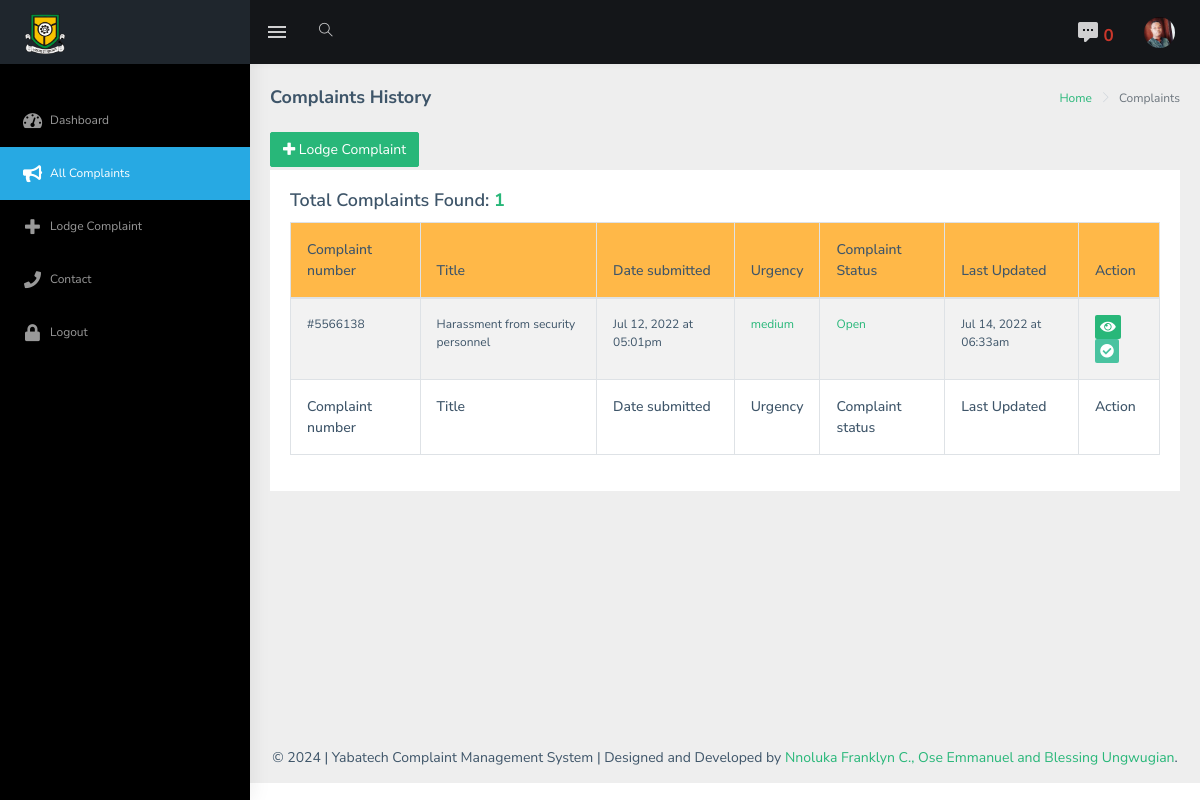
Page /complaints.php (signed in) on the committed database.
### tables this page shows
CREATE TABLE `user` (
  `studentID` int(11) NOT NULL,
  `matric_no` varchar(200) NOT NULL,
  `name` text NOT NULL,
  `username` varchar(200) NOT NULL,
  `email` varchar(200) NOT NULL,
  `phone_no` varchar(11) NOT NULL,
  `password` varchar(260) NOT NULL,
  `photo` varchar(200) NOT NULL,
  `account_status` varchar(40) NOT NULL DEFAULT 'active'
);

CREATE TABLE `complaints` (
  `id` int(11) NOT NULL,
  `studentID` int(11) NOT NULL,
  `title` varchar(200) NOT NULL,
  `complaint_number` varchar(100) NOT NULL,
  `matric_no` varchar(200) NOT NULL,
  `category` varchar(200) NOT NULL,
  `subcategory` varchar(200) NOT NULL,
  `urgency` varchar(100) NOT NULL,
  `complaint_message` longtext NOT NULL,
  `complaint_file` varchar(200) NOT NULL,
  `reg_date` varchar(200) NOT NULL,
  `status` varchar(150) NOT NULL DEFAULT 'Open',
  `last_modified` varchar(200) NOT NULL,
  `email` varchar(200) NOT NULL
);

### admin/classes/Functions.php (called while the page is built, shortened)
<?php
$dot_env = Dotenv::createImmutable(dirname(__DIR__));
class Functions extends Database{
    public function base_url(){
        return 'http://localhost:8080/project/';
    }
}

### admin/classes/Database.php (called while the page is built, shortened)
<?php
$dot_env = Dotenv::createImmutable(dirname(__DIR__));
class Database
{
    private $dbh;
    private $stmt;
    public function __construct()
    {
        $this->host = $_ENV["DB_HOST"];
        $this->database = $_ENV["DB_NAME"];
        $this->user = $_ENV['DB_USER'];
        $this->password = $_ENV['DB_PASS'];
        $dsn = "mysql:host=".$this->host.";dbname=".$this->database;
        $options = array(
            PDO::ATTR_PERSISTENT => true,
            PDO::ATTR_ERRMODE => PDO::ERRMODE_EXCEPTION
        );
        try{
            $this->dbh = new PDO($dsn, $this->user, $this->password, $options);
        }catch (PDOException $err){
            $this->error = $err->getMessage();
        }
    }
    public function query($query){
        $this->stmt = $this->dbh->prepare($query);
    }
    public function bind($param, $value, $type = null){
        if(is_null($type)){
            switch (true){
                case is_null($value):
                    $type = PDO::PARAM_NULL;
                    break;
                default:
                    $type = PDO::PARAM_STR;
            }
        }
        $this->stmt->bindValue($param, $value, $type);
    }
    public function execute(){
        return $this->stmt->execute();
    }
    public function fetchMultiple(){
        $this->execute();
        return $this->stmt->fetchAll(PDO::FETCH_OBJ);
    }
    public function fetchColumn(){
        $this->execute();
        return $this->stmt->fetchColumn();
    }
    public function rowCount(){
        $this->execute();
        return $this->stmt->rowCount();
    }
}

### complaints.php (the view, shortened to what this page needs)
<?php
if(isset($_SESSION['username'])){
?>
<!DOCTYPE html>
<html dir="ltr" lang="en">
<head>
    <?php include "inc/header.php"; ?>
    <div id="main-wrapper">
        <?php include 'inc/top-bar.php'?>
        <?php include 'inc/side-bar.php'?>
        <div class="page-wrapper">
            <div class="page-breadcrumb">
                <div class="row">
                    <div class="col-12 d-flex no-block align-items-center">
                        <h4 class="page-title">Complaints History</h4>
                        <div class="ml-auto text-right">
                            <nav aria-label="breadcrumb">
                                <ol class="breadcrumb">
                                    <li class="breadcrumb-item"><a href="<?php echo $base_url; ?>">Home</a></li>
                                    <li class="breadcrumb-item active" aria-current="page">Complaints</li>
                                </ol>
                            </nav>
                        </div>
                    </div>
                </div>
            </div>
            <div class="container-fluid">
                <div class="row">
                    <div class="col-12">
                        <a href="<?= $base_url ?>add-complaint" class="btn btn-success" style="display: inline-block; margin-bottom: 3px;"> <i class="fa fa-plus"></i> Lodge Complaint</a>
                        <div class="card">
                            <div class="card-body">
                                <?php
                                 $sql = "SELECT COUNT(id) FROM complaints JOIN user on complaints.matric_no = user.matric_no WHERE username =:username";
                                 $conn->query($sql);
                                 $conn->bind(':username', $_SESSION['username']);
                                 $total_complaints = $conn->fetchColumn();
                                ?>
                                <h5 class="card-title">Total Complaints Found: <span style="color:  #28b779; font-weight: bold;"><?php echo $total_complaints;  ?></span></h5>
                                <div class="table-responsive">
                                    <table id="zero_config" class="table table-striped table-bordered">
                                        <thead style="background: #ffb848; font-weight: bold; font-size: 16px;">
                                            <tr>
                                                <th>Complaint number</th>
                                                <th>Title</th>
                                                <th>Date submitted</th>
                                                <th>Urgency</th>
                                                <th>Complaint Status</th>
                                                <th>Last Updated</th>
                                                <th>Action</th>
                                            </tr>
                                        </thead>
                                        <tbody>
                                        <?php
                                         $sql = "SELECT * FROM complaints JOIN user on complaints.matric_no = user.matric_no WHERE username =:username";
                                         $conn->query($sql);
                                         $conn->bind(':username', $_SESSION['username']);
                                         $row_count = $conn->rowCount();
                                         $result = $conn->fetchMultiple();
                                        ?>
                                        <?php
                                        if($row_count > 0){
                                            foreach ($result as $complaint_details){
                                                $complaint_no = $complaint_details->complaint_number;
                                                $subject = $complaint_details->title;
                                                $status = $complaint_details->status;
                                                $urgency = $complaint_details->urgency;
                                                $date_submitted = $complaint_details->reg_date;
                                                $date_modified = $complaint_details->last_modified;
                                                $redirect = $conn->base_url()."view-complaint/$complaint_no";
                                                $urgency_class = '';
                                                $status_class = '';
                                                if($status == 'Open'){
                                                    $status_class = 'text-success';
                                                }else{
                                                    $status_class = 'text-danger';
                                                }
                                                if($urgency == 'low'){
                                                    $urgency_class = 'text-info';
                                                }elseif($urgency == 'medium'){
                                                    $urgency_class = 'text-success';
                                                }elseif($urgency == 'high'){
                                                    $urgency_class = 'text-warning';
                                                }elseif($urgency == 'critical'){
                                                    $urgency_class = 'text-danger';
                                                }
                                                ?>
                                                <tr>
                                                        <td>#<?= $complaint_no; ?></td>
                                                        <td><?= $subject; ?></td>
                                                        <td><?= $date_submitted; ?></td>
                                                        <td><span class="<?= $urgency_class ?>"><?= $urgency; ?></span></td>
                                                        <td><span class="<?= $status_class ?>"><?= $status; ?></span></td>
                                                        <td><?= $date_modified; ?></td>
                                                        <td>
                                                            <a onclick="window.location.href='<?php echo $redirect; ?>'" style="cursor:pointer;">
                                                                <i class="fa fa-eye" data-toggle="tooltip" title="view complaint"></i>
                                                            </a>
                                                            <?php
                                                             if($status =='Open'){
                                                                 ?>
                                                                 <a href="javascript:void()" style="cursor:pointer;" data-toggle="modal" data-target="#mark_resolved<?php echo $complaint_no; ?>">
                                                                     <i class="fas fa-check-circle" data-toggle="tooltip" title="Mark as resolved"></i>
                                                                 </a>
                                                                 <?php
                                                             }
                                                            ?>
                                                        </td>
                                                </tr>
                                                <?php
                                            }
                                        }else{
                                            ?>
                                            <tr>
                                                <td colspan="7" class="text-center">You don't have any complaints yet, click the button above to add one.</td>
                                            </tr>
                                            <?php
                                        }
                                        ?>
                                        </tbody>
                                        <tfoot>
                                            <tr>
                                                <th>Complaint number</th>
                                                <th>Title</th>
                                                <th>Date submitted</th>
                                                <th>Urgency</th>
                                                <th>Complaint status</th>
                                                <th>Last Updated</th>
                                                <th>Action</th>
                                            </tr>
                                        </tfoot>
                                    </table>
                                </div>
                            </div>
                        </div>
                    </div>
                </div>
            </div>
            <?php include 'inc/scripts.php'; ?>
</body>
</html>
    <?php
}?>

### inc/top-bar.php (shortened to what this page needs)
<header class="topbar" data-navbarbg="skin5">
    <nav class="navbar top-navbar navbar-expand-md navbar-dark">
        <div class="navbar-header" data-logobg="skin5">
            <a class="navbar-brand" href="index.php">
                <b class="logo-icon p-l-10">
                </b>
                <span class="logo-text">
                             <img src="<?php echo $base_url; ?>assets/images/site-logo.png" alt="homepage" class="light-logo" width="40" height="40"/>
                        </span>
            </a>
        </div>
        <div class="navbar-collapse collapse" id="navbarSupportedContent" data-navbarbg="skin5">
            <ul class="navbar-nav float-left mr-auto">
                <li class="nav-item d-none d-md-block"><a class="nav-link sidebartoggler waves-effect waves-light" href="javascript:void(0)" data-sidebartype="mini-sidebar"><i class="mdi mdi-menu font-24"></i></a></li>
                <li class="nav-item search-box"> <a class="nav-link waves-effect waves-dark" href="javascript:void(0)"><i class="ti-search"></i></a>
            </ul>
            <ul class="navbar-nav float-right">
                <li class="nav-item dropdown">
                    <?php
                    $sql = "SELECT * FROM messages JOIN user u on messages.user = u.username
                                 WHERE messages.user = :username AND is_read =:no ORDER BY id DESC LIMIT 3";
                    $conn->query($sql);
                    $conn->bind(":username", $_SESSION['username']);
                    $conn->bind(":no", "no");
                    $rowCount = $conn->rowCount();
                    ?>
                    <a class="nav-link dropdown-toggle waves-effect waves-dark" href="" id="2" data-toggle="dropdown" aria-haspopup="true" aria-expanded="false"> <i class="font-24 mdi mdi-comment-processing"></i>
                        <span style="color: #cb372b; font-weight: bolder; font-size: 17px;"><?php echo $rowCount; ?></span>
                    </a>
                </li>
                <li class="nav-item dropdown">
                    <?php
                    $sql = "SELECT photo FROM user WHERE username =:username";
                    $conn->query($sql);
                    $conn->bind(":username", $_SESSION['username']);
                    $image = $conn->fetchColumn();
                    $image_link = $conn->base_url()."assets/images/$image";
                    ?>
                    <a class="nav-link dropdown-toggle text-muted waves-effect waves-dark pro-pic" href="" data-toggle="dropdown" aria-haspopup="true" aria-expanded="false">
                       <?php
                        if(empty($image)){
                            ?>
                            <img src="<?php echo $base_url; ?>assets/images/users/1.jpg" alt="user" class="rounded-circle" width="31">
                            <?php
                        }else{
                            ?>
                            <img src="<?= $image_link; ?>" alt="user" class="rounded-circle" width="31">
                            <?php
                        }
                       ?>
                    </a>
                </li>
            </ul>
        </div>
    </nav>
</header>

### inc/header.php (style rules this page uses)
table th { font-size: 14px; }
table td { font-size: 12px; }
#main-wrapper div { font-size: 14px; }
.fa-check-circle { background: #49c3a0; padding: 5px; border-radius: 2px; color: white; font-size: 14px; list-style: none; }
.fa-eye { background: #28b779; padding: 5px; border-radius: 2px; color: white; font-size: 14px; }
#main-wrapper[data-sidebartype=full] .page-wrapper { margin-left: 250px !important; }

### rows in the picture
user: photo (picture)
complaints: complaint_number "5566138", title "Harassment from security personnel", reg_date "Jul 12, 2022 at 05:01pm", urgency "medium", status "Open", last_modified "Jul 14, 2022 at 06:33am"

### other values in the picture
$rowCount "0"
$total_complaints "1"
